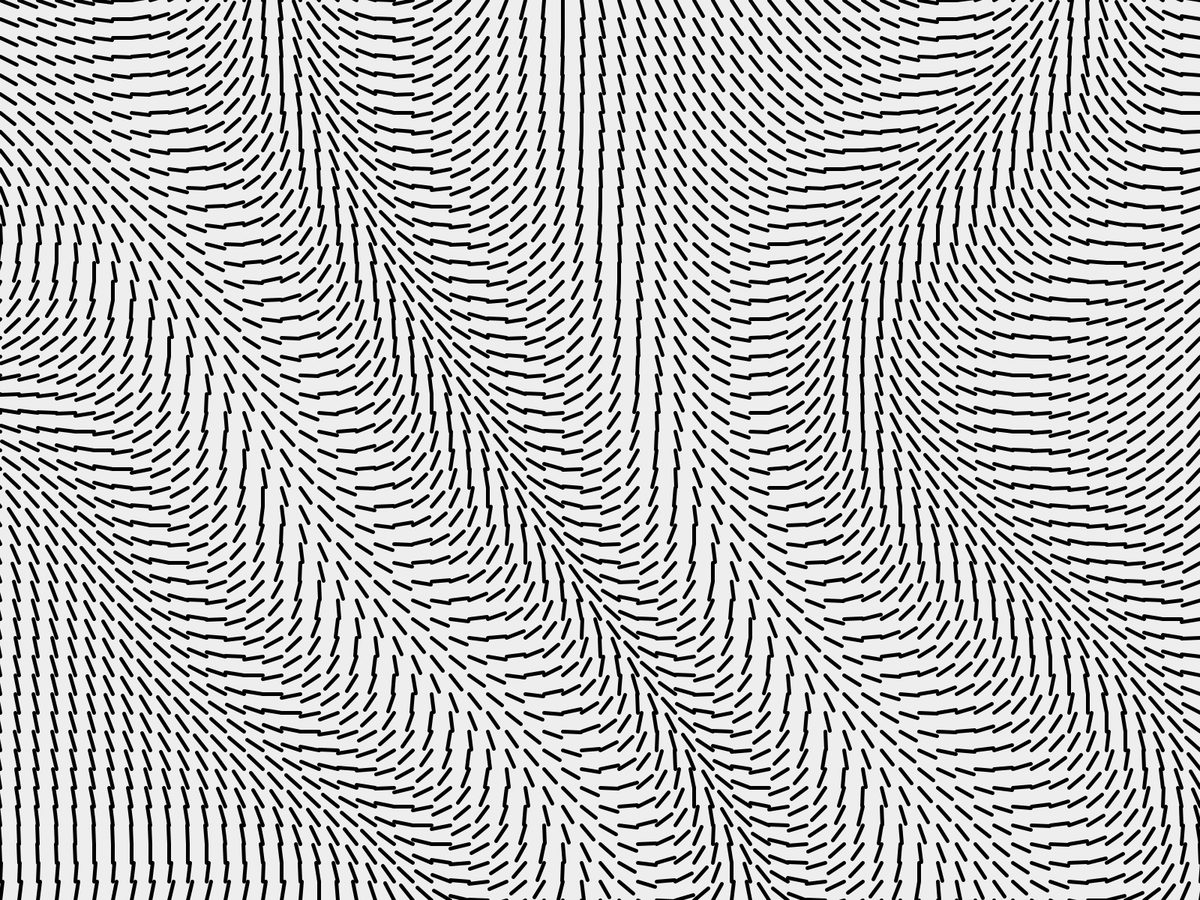
Frame 1 (no input)
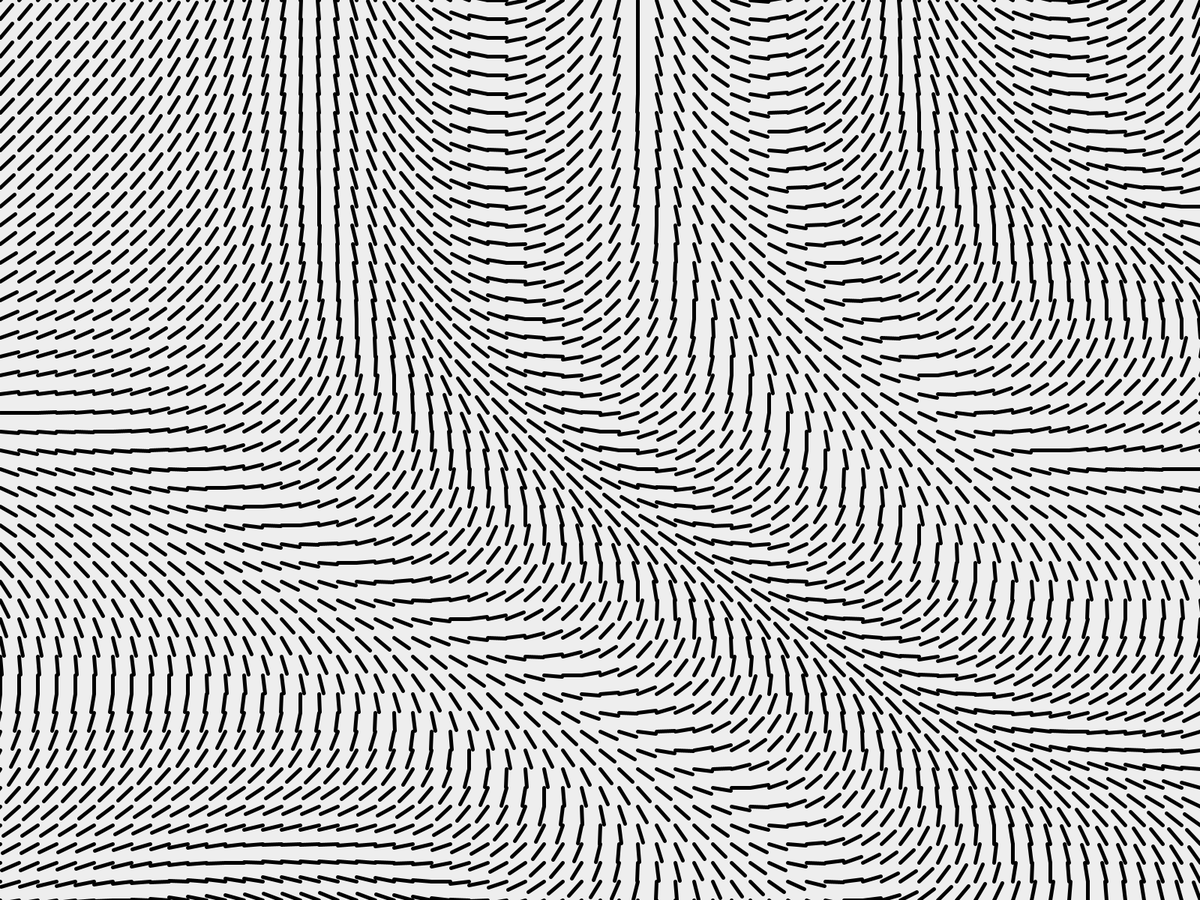
Frame 60 (the mouse pressed at the canvas centre just before this capture)
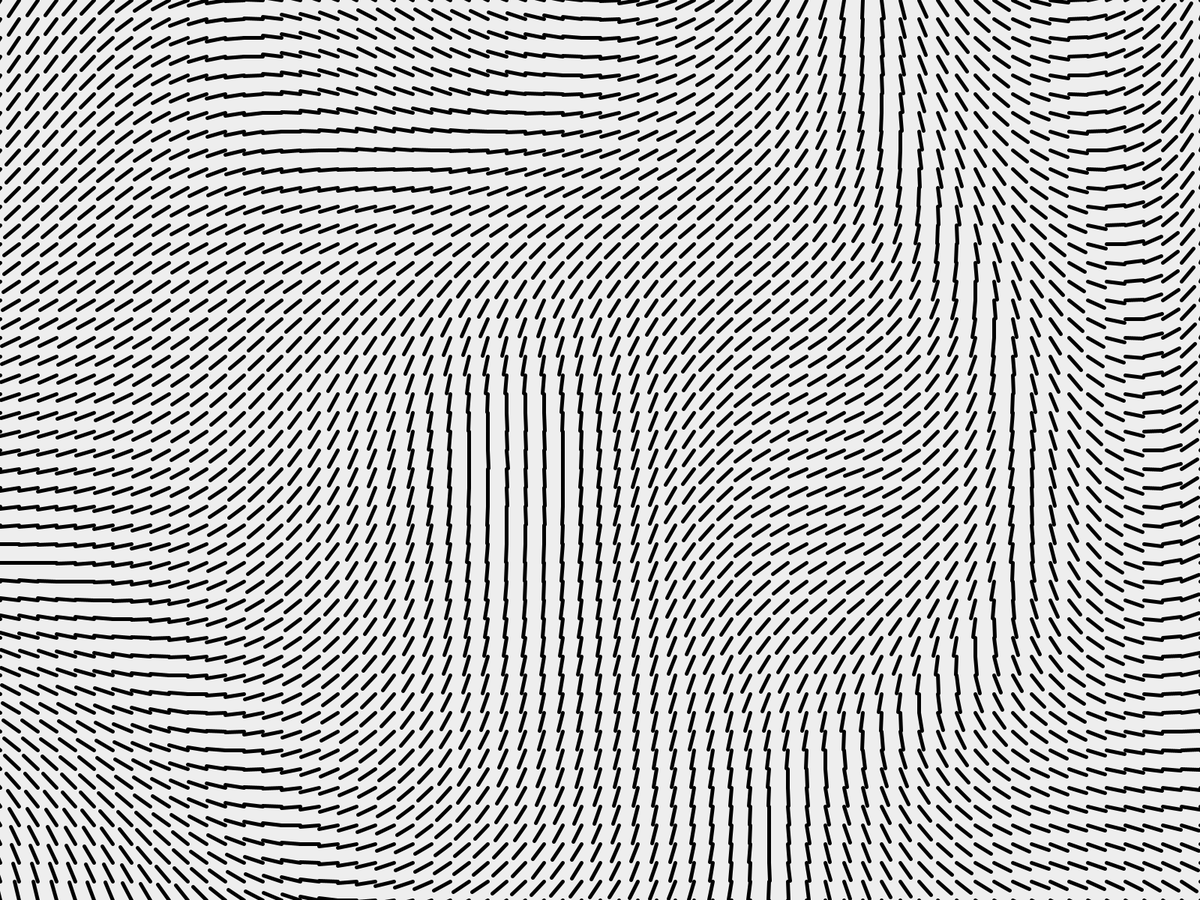
Frame 120 (the mouse held since frame 60 and released just before this capture)

The Processing sketch that drew these frames (run headless with seeded random() and noise(); from frame 60 on, the mouse is pressed at the canvas centre):

// Processing sketch: illustration
// ── illustration.pde
float angle;
float noiseValue;
float strength = 0.005;

int gridSize = 25;
PVector[][] grid;

void setup() {
  fullScreen();
  background(238);
  grid = new PVector[height / gridSize + 1][width / gridSize + 1];
}

void draw() {
  background(238);
  for (int y = 0; y < grid.length; y++) {
    for (int x = 0; x < grid[0].length; x++) {
      noiseValue = noise(x * strength, y * strength, angle * strength);
      grid[y][x] = PVector.fromAngle(noiseValue * 10 * TWO_PI);
      PVector curr = grid[y][x];
      stroke(0);
      strokeWeight(5);
      line(x * gridSize, y * gridSize, 
      (x + curr.x) * gridSize, (y + curr.y) * gridSize);
    }
  }
  angle++;
}
